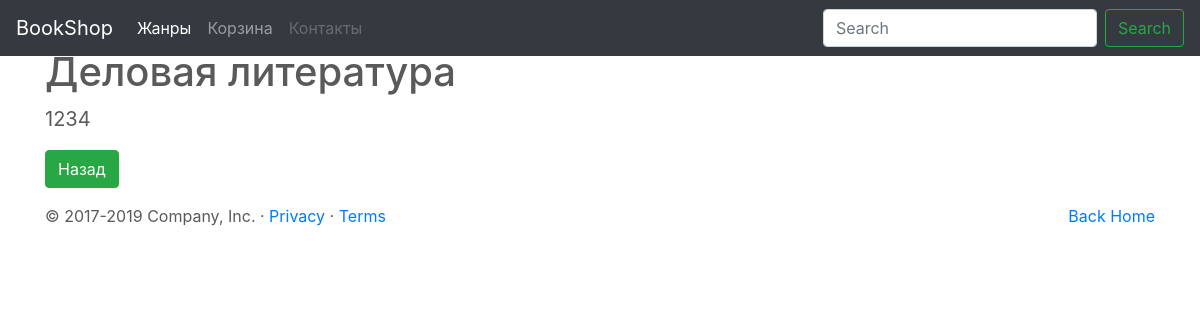
The page /genre/2/ on the database as committed earlier.
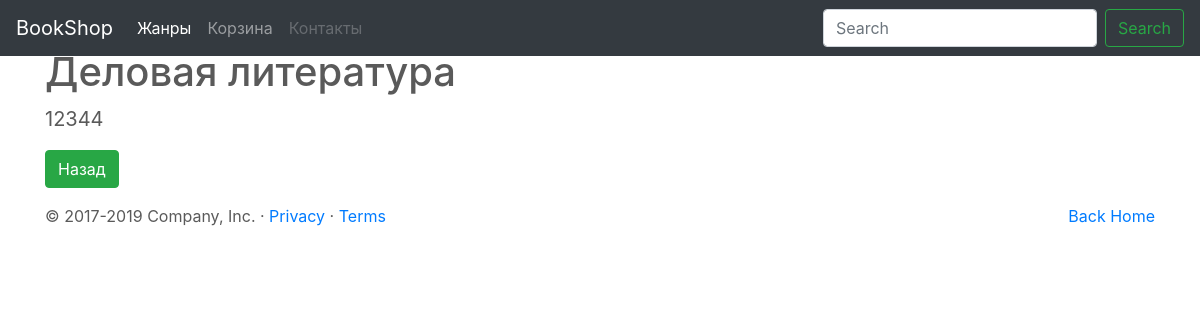
The same page on the database as committed later.
### genre/models.py (models this page shows)
class Genre(models.Model):
    name=models.CharField(max_length=50, verbose_name="Название жанра")
    description=models.TextField (blank=True, null=True, verbose_name="Описание жанра")
    def __str__(self):
        return self.name

### genre/views.py (the view)
# urls.py: path('<int:pk>/',views.DetailGenre.as_view(),name="detail"),
class DetailGenre(DetailView):
    template_name = 'genre_detail.html'
    model = Genre
    success_url = reverse_lazy("genre:list")
    form_class = CreateGenreForm

### genre/templates/genre_detail.html (shortened to what this page needs)
{% extends 'base.html' %}
{% load crispy_forms_tags %}
{% block content %}
<div class='container'>
<h1> {{ object }}</h1>
    <p class="blockquote">{{object.description}}</p>
    <p><a href="{% url 'genre:list' %}" class="btn btn-success">Назад</a></p>
</div>
{% endblock %}

### bookshop/templates/base.html (shortened to what this page needs)
{% load static %}
<!doctype html>
<html lang="en">
  <head>
<link rel="stylesheet" href="https://stackpath.bootstrapcdn.com/bootstrap/4.3.1/css/bootstrap.min.css">
<link rel="stylesheet" href="https://cdnjs.cloudflare.com/ajax/libs/font-awesome/5.12.0-2/css/all.min.css">
<link rel="stylesheet" href="{% static 'carousel.css' %}" type="text/css">
</head>
<body>
    {% include 'header.html' %}
    <main role="main">
        {% block  content %}{% endblock  %}
        {% include 'footer.html' %}
    </main>
      </body>
</html>

### bookshop/templates/header.html (shortened to what this page needs)
<header>
    <nav class="navbar navbar-expand-md navbar-dark fixed-top bg-dark">
        <a class="navbar-brand" href="/">BookShop </a>
        <div class="collapse navbar-collapse" id="navbarCollapse">
            <ul class="navbar-nav mr-auto">
                <li class="nav-item active">
                    <a class="nav-link" href="{% url 'genre:list' %}">Жанры <span class="sr-only">(current)</span></a>
                </li>
                <li class="nav-item">
                    <a class="nav-link" href="#">Корзина</a>
                </li>
                <li class="nav-item">
                    <a class="nav-link disabled" href="#">Контакты</a>
                </li>
            </ul>
            <form class="form-inline mt-2 mt-md-0">
                <input class="form-control mr-sm-2" type="text" placeholder="Search" aria-label="Search">
                <button class="btn btn-outline-success my-2 my-sm-0" type="submit">Search</button>
            </form>
        </div>
    </nav>
</header>

### bookshop/templates/footer.html
<footer class="container">
    <p class="float-right"><a href="/">Back Home</a></p>
    <p>&copy; 2017-2019 Company, Inc. &middot; <a href="#">Privacy</a> &middot; <a href="#">Terms</a></p>
</footer>

### static/css/carousel.css (style rules this page uses)
body { padding-top: 3rem; padding-bottom: 3rem; color: #5a5a5a; }

Rows that differ between the two databases and show on the page:
changed Genre "Деловая литература": description "1234" → "12344"
